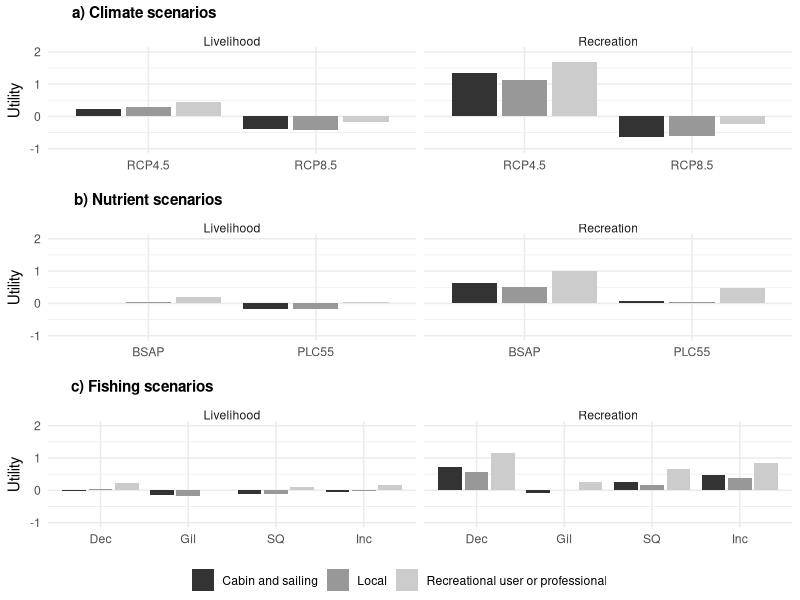
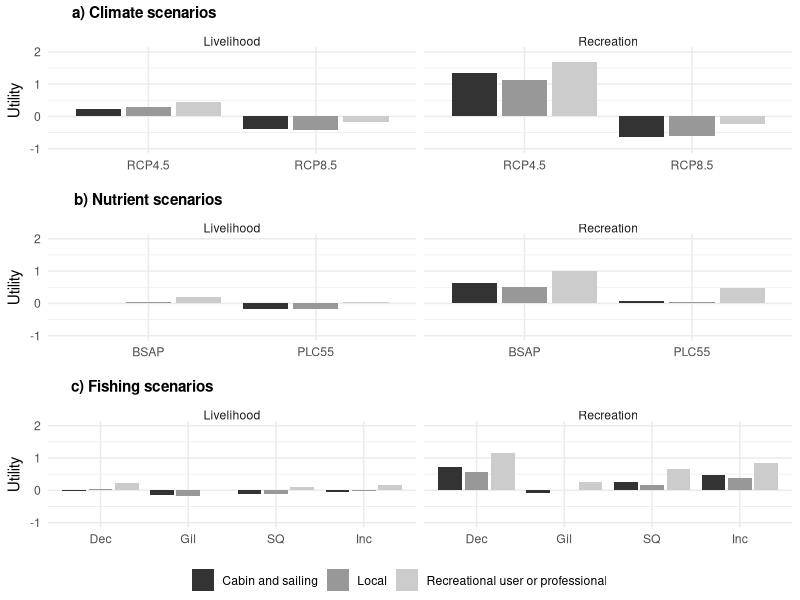
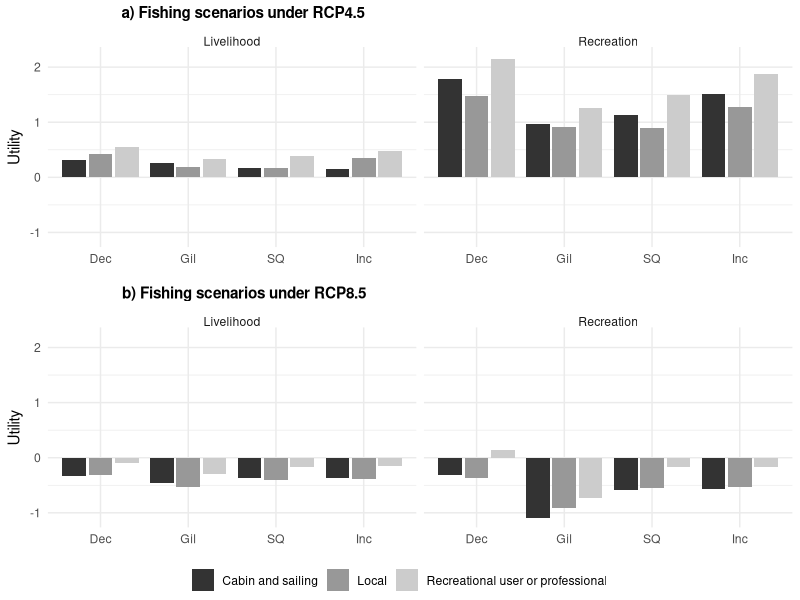
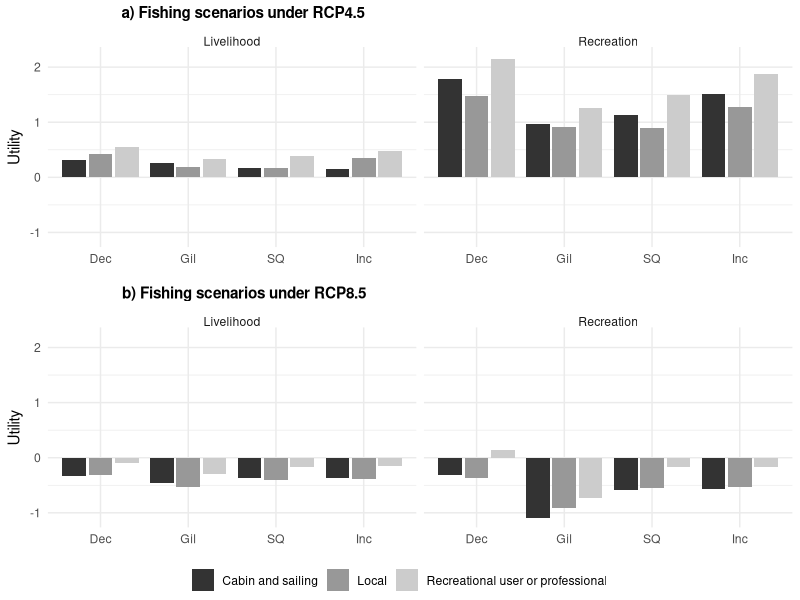
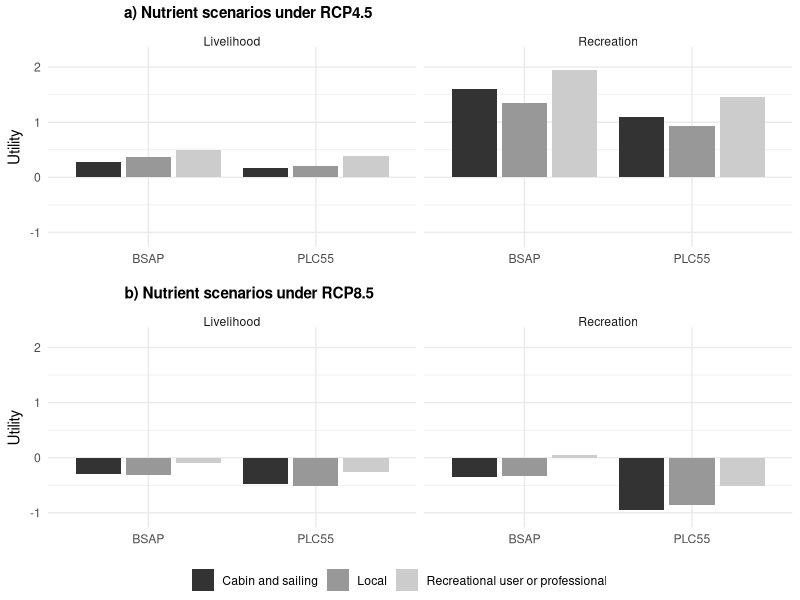
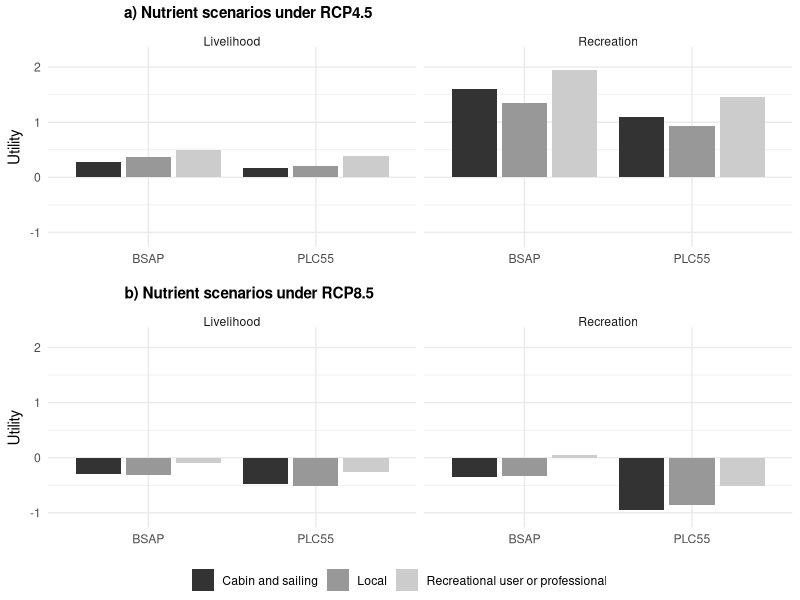

These charts were generated, in order, by the following R code:
######################################
# Visualization of expected benefits from the Hugin model
# LU 2022
######################################

library(pheatmap)
library(reshape2)
library(RColorBrewer)
library(ggplot2)
library(ggpubr)


setwd("D:/Users/uusitalol/manuscripts/_submitted/2022 Uusitalo AS BN/models/")

values <- read.csv("parsed_utilities_fixed.csv")

#create matrix for heatmap
heatmat <- acast(values, Climate.scenario + Nutrient.scenario + Fishing.scenario ~ Value.type + Stakeholder.group, value.var="Overall.expected.utility")

#drawing heatmaps

colors <- brewer.pal(7, "RdYlBu") #color blind friendly palette
#breaksList = seq(-3, 3, by = 0.5)

#Overall expected utility, tiff file
pheatmap(heatmat, cluster_rows=FALSE, cluster_cols=FALSE, display_numbers=TRUE, 
         
         labels_col=c("Livelihood value, \ncabin and sailing", "Livelihood value, \nlocals", "Livelihood value, \nrecreation",
                      "Recretional value, \ncabin and sailing", "Recreational value, \nlocals", "Recreational value, \nrecreation"), 
         
   
          labels_row=c("RCP4.5, BSAP, Dec","RCP4.5, BSAP, Gillnet", "RCP4.5, BSAP, Inc","RCP4.5, BSAP, SQ",
                       "RCP4.5, PLC55, Dec","RCP4.5, PLC55, Gillnet","RCP4.5, PLC55, Inc","RCP4.5, PLC55, SQ",
                       "RCP8.5, BSAP, Dec","RCP8.5, BSAP, Gillnet","RCP8.5, BSAP, Inc","RCP8.5, BSAP, SQ",
                       "RCP8.5, PLC55, Dec","RCP8.5, PLC55, Gillnet","RCP8.5, PLC55, Inc","RCP8.5, PLC55, SQ"),
        
        number_color="black", fontsize=8, col=colors, gaps_col=3, gaps_row=c(4,8,12), angle_col=0, filename="values_heatmap.tiff",
        legend = FALSE, #breaks=breaksList
)

#Overall expected utility, png
pheatmap(heatmat, cluster_rows=FALSE, cluster_cols=FALSE, display_numbers=TRUE, 
         
         labels_col=c("Livelihood value, \ncabin and sailing", "Livelihood value, \nlocals", "Livelihood value, \nrecreation",
                      "Recretional value, \ncabin and sailing", "Recreational value, \nlocals", "Recreational value, \nrecreation"), 
         
         
         labels_row=c("RCP4.5, BSAP, Dec","RCP4.5, BSAP, Gillnet", "RCP4.5, BSAP, Inc","RCP4.5, BSAP, SQ",
                      "RCP4.5, PLC55, Dec","RCP4.5, PLC55, Gillnet","RCP4.5, PLC55, Inc","RCP4.5, PLC55, SQ",
                      "RCP8.5, BSAP, Dec","RCP8.5, BSAP, Gillnet","RCP8.5, BSAP, Inc","RCP8.5, BSAP, SQ",
                      "RCP8.5, PLC55, Dec","RCP8.5, PLC55, Gillnet","RCP8.5, PLC55, Inc","RCP8.5, PLC55, SQ"),
         
         number_color="black", fontsize=8, col=colors, gaps_col=3, gaps_row=c(4,8,12), angle_col=0, filename="values_heatmap.png",
         legend = FALSE, #breaks=breaksList
)

#Figure 5
Fig51 <- read.csv("Fig5_climates_fixed.csv")
Fig52 <- read.csv("Fig5_nutrients_fixed.csv")
Fig53 <- read.csv("Fig5_fishing_fixed.csv")
Fig53$Fishing.scen <- factor(Fig53$Fishing.scen,levels = c("Dec", "Gil", "SQ", "Inc"))

p1 <- ggplot(data=Fig51, aes(x=Climate, y=Value, fill=Sh.group)) +
  facet_wrap(~ Value.type) + 
  geom_col(position=position_dodge2()) + 
  labs(x="Climate scenario", y = "Utility") +
  ylim(-1, 2) +
  scale_fill_grey() +
  theme_minimal() +
  theme(legend.position="none",
        legend.title = element_blank(),
        strip.text.x=element_text(margin=margin(t=20))) + 
  xlab(element_blank()) 

p2 <- ggplot(data=Fig52, aes(x=Nutrients, y=Value, fill=Sh.group)) +
  facet_wrap(~ Value.type) + 
  geom_col(position=position_dodge2()) + 
  labs(x="Nutrient scenario", y = "Utility")+
  ylim(-1, 2) +
  scale_fill_grey() +
  theme_minimal() + 
  theme(legend.position="none",
        legend.title = element_blank(),
        strip.text.x=element_text(margin=margin(t=20))) + 
  xlab(element_blank()) 

p3 <- ggplot(data=Fig53, aes(x=Fishing.scen, y=Value, fill=Sh.group)) +
  facet_wrap(~ Value.type) + 
  geom_col(position=position_dodge2()) + 
  labs(x="Fishing scenario", y = "Utility") +
  ylim(-1, 2) +
  scale_fill_grey() +
  theme_minimal() +
  theme(legend.position="bottom",
        legend.title = element_blank(),
        strip.text.x=element_text(margin=margin(t=20))) + 
  xlab(element_blank()) 


fig5 <- ggarrange(p1, p2, p3,
                  labels = c("a) Climate scenarios", "b) Nutrient scenarios", "c) Fishing scenarios"), 
                  font.label = list(size = 11),
                   ncol = 1, nrow = 3,
                  common.legend = TRUE, legend = "bottom")

                 
fig5
ggsave("Figure5.png")
ggsave("Figure5.tiff")

#Figure 6

Fig6 <- read.csv("Fig6_fishing_fixed.csv")
Fig6$Fishing.scen <- factor(Fig6$Fishing.scen,levels = c("Dec", "Gil", "SQ", "Inc"))



p4 <- ggplot(data=Fig6[Fig6$Climate == "RCP4.5",], aes(x=Fishing.scen, y=Value, fill=Sh.group)) +
  facet_wrap(~ Value.type) + 
  geom_col(position=position_dodge2()) + 
  labs(x="Fishing scenario", y = "Utility")+
  ylim(-1.1, 2.2) +
  scale_fill_grey() +
  theme_minimal() + 
  theme(legend.position="none",
        legend.title = element_blank(),
        strip.text.x=element_text(margin=margin(t=20))) + 
  xlab(element_blank()) 

p5 <- ggplot(data=Fig6[Fig6$Climate == "RCP8.5",], aes(x=Fishing.scen, y=Value, fill=Sh.group)) +
  facet_wrap(~ Value.type) + 
  geom_col(position=position_dodge2()) + 
  labs(x="Fishing scenario", y = "Utility") +
  ylim(-1.1, 2.2) +
  scale_fill_grey() +
  theme_minimal() +
  theme(legend.position="bottom",
        legend.title = element_blank(),
        strip.text.x=element_text(margin=margin(t=20))) + 
  xlab(element_blank()) 


fig6 <- ggarrange(p4, p5,
                  ncol = 1, nrow = 2,
                  labels = c("a) Fishing scenarios under RCP4.5", "b) Fishing scenarios under RCP8.5"),
                  font.label = list(size = 11),
                  #vjust = -1.5,
                  common.legend = TRUE, legend = "bottom")

fig6
ggsave("Figure6.png")
ggsave("Figure6.tiff")




Fig7 <- read.csv("Fig7_nutrients_fixed.csv")

p6 <- ggplot(data=Fig7[Fig7$Climate == "RCP4.5",], aes(x=Nutrient.scen, y=Value, fill=Sh.group)) +
  facet_wrap(~ Value.type) + 
  geom_col(position=position_dodge2()) + 
  labs(x="Fishing scenario", y = "Utility")+
  ylim(-1.1, 2.2) +
  scale_fill_grey() +
  theme_minimal() + 
  theme(legend.position="none",
        legend.title = element_blank(),
        strip.text.x=element_text(margin=margin(t=20))) + 
  xlab(element_blank()) 

p7 <- ggplot(data=Fig7[Fig7$Climate == "RCP8.5",], aes(x=Nutrient.scen, y=Value, fill=Sh.group)) +
  facet_wrap(~ Value.type) + 
  geom_col(position=position_dodge2()) + 
  labs(x="Fishing scenario", y = "Utility") +
  ylim(-1.1, 2.2) +
  scale_fill_grey() +
  theme_minimal() +
  theme(legend.position="bottom",
        legend.title = element_blank(),
        strip.text.x=element_text(margin=margin(t=20))) + 
  xlab(element_blank()) 


fig7 <- ggarrange(p6, p7,
                  ncol = 1, nrow = 2,
                  labels = c("a) Nutrient scenarios under RCP4.5", "b) Nutrient scenarios under RCP8.5"),
                  font.label = list(size = 11),
                  common.legend = TRUE, legend = "bottom")

fig7
ggsave("Figure7.png")
ggsave("Figure7.tiff")

